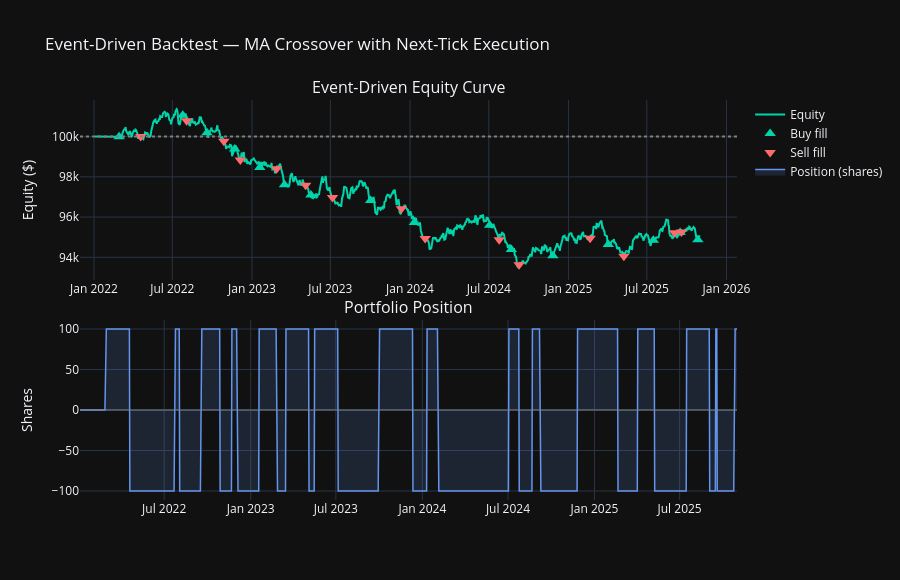

Source (notebook cell):
### Code cell
# ── Plot event-driven equity curve ────────────────────────────────────────────
fig = ps.make_subplots(rows=2, cols=1, vertical_spacing=0.1,
    subplot_titles=['Event-Driven Equity Curve', 'Portfolio Position'])

fig.add_trace(go.Scatter(x=eq_df.index, y=eq_df['equity'],
    mode='lines', name='Equity', line=dict(color='#00d4aa', width=2)), row=1, col=1)
fig.add_hline(y=100_000, line_color='grey', line_dash='dot', row=1, col=1)

# Mark buy and sell fills
if len(fills) > 0:
    buys  = fills[fills['side'] == 'BUY']
    sells = fills[fills['side'] == 'SELL']
    if len(buys):
        buy_equity = eq_df.reindex(buys.index, method='nearest')['equity']
        fig.add_trace(go.Scatter(x=buys.index, y=buy_equity,
            mode='markers', name='Buy fill',
            marker=dict(color='#00d4aa', symbol='triangle-up', size=10)), row=1, col=1)
    if len(sells):
        sell_equity = eq_df.reindex(sells.index, method='nearest')['equity']
        fig.add_trace(go.Scatter(x=sells.index, y=sell_equity,
            mode='markers', name='Sell fill',
            marker=dict(color='#ff6b6b', symbol='triangle-down', size=10)), row=1, col=1)

fig.add_trace(go.Scatter(x=eq_df.index, y=eq_df['position'],
    mode='lines', name='Position (shares)', line=dict(color='cornflowerblue', width=1.5),
    fill='tozeroy', fillcolor='rgba(100,149,237,0.15)'), row=2, col=1)
fig.add_hline(y=0, line_color='grey', line_width=0.8, row=2, col=1)

fig.update_layout(template='plotly_dark', height=580,
    title='Event-Driven Backtest — MA Crossover with Next-Tick Execution')
fig.update_yaxes(title_text='Equity ($)', row=1, col=1)
fig.update_yaxes(title_text='Shares', row=2, col=1)
fig.show()

### Figure 1 — Plotly figure (JSON) as saved in the notebook; plotly's stock layout.template omitted (floating-point values rounded to 4 significant figures; data arrays with more than 128 entries replaced by an {"elided": "..."} marker saying what was removed)
{"data": [{"line": {"color": "#00d4aa", "width": 2}, "mode": "lines", "name": "Equity", "type": "scatter", "x": {"elided": "1000 str values"}, "xaxis": "x", "y": {"elided": "1000 float values"}, "yaxis": "y"}, {"marker": {"color": "#00d4aa", "size": 10, "symbol": "triangle-up"}, "mode": "markers", "name": "Buy fill", "type": "scatter", "x": ["2022-02-28T00:00:00", "2022-07-25T00:00:00", "2022-09-19T00:00:00", "2022-11-22T00:00:00", "2023-01-19T00:00:00", "2023-03-17T00:00:00", "2023-05-17T00:00:00", "2023-10-02T00:00:00", "2024-01-11T00:00:00", "2024-07-03T00:00:00", "2024-08-22T00:00:00", "2024-11-26T00:00:00", "2025-04-03T00:00:00", "2025-07-16T00:00:00", "2025-09-16T00:00:00", "2025-10-27T00:00:00"], "xaxis": "x", "y": [99990.0, 101100.0, 100200.0, 99390.0, 98470.0, 97610.0, 97090.0, 96820.0, 95730.0, 95590.0, 94390.0, 94080.0, 94630.0, 94840.0, 95240.0, 94880.0], "yaxis": "y"}, {"marker": {"color": "#ff6b6b", "size": 10, "symbol": "triangle-down"}, "mode": "markers", "name": "Sell fill", "type": "scatter", "x": ["2022-04-19T00:00:00", "2022-08-03T00:00:00", "2022-10-28T00:00:00", "2022-12-05T00:00:00", "2023-02-27T00:00:00", "2023-05-05T00:00:00", "2023-07-06T00:00:00", "2023-12-12T00:00:00", "2024-02-05T00:00:00", "2024-07-25T00:00:00", "2024-09-09T00:00:00", "2025-02-20T00:00:00", "2025-05-09T00:00:00", "2025-09-03T00:00:00", "2025-09-19T00:00:00"], "xaxis": "x", "y": [100000.0, 100800.0, 99770.0, 98840.0, 98400.0, 97580.0, 96980.0, 96410.0, 94940.0, 94880.0, 93630.0, 94940.0, 94050.0, 95220.0, 95260.0], "yaxis": "y"}, {"fill": "tozeroy", "fillcolor": "rgba(100,149,237,0.15)", "line": {"color": "cornflowerblue", "width": 1.5}, "mode": "lines", "name": "Position (shares)", "type": "scatter", "x": {"elided": "1000 str values"}, "xaxis": "x2", "y": {"elided": "1000 int values"}, "yaxis": "y2"}], "layout": {"annotations": [{"font": {"size": 16}, "showarrow": false, "text": "Event-Driven Equity Curve", "x": 0.5, "xanchor": "center", "xref": "paper", "y": 1, "yanchor": "bottom", "yref": "paper"}, {"font": {"size": 16}, "showarrow": false, "text": "Portfolio Position", "x": 0.5, "xanchor": "center", "xref": "paper", "y": 0.45, "yanchor": "bottom", "yref": "paper"}], "height": 580, "shapes": [{"line": {"color": "grey", "dash": "dot"}, "type": "line", "x0": 0, "x1": 1, "xref": "x domain", "y0": 100000, "y1": 100000, "yref": "y"}, {"line": {"color": "grey", "width": 0.8}, "type": "line", "x0": 0, "x1": 1, "xref": "x2 domain", "y0": 0, "y1": 0, "yref": "y2"}], "title": {"text": "Event-Driven Backtest — MA Crossover with Next-Tick Execution"}, "xaxis": {"anchor": "y", "domain": [0, 1]}, "xaxis2": {"anchor": "y2", "domain": [0, 1]}, "yaxis": {"anchor": "x", "domain": [0.55, 1], "title": {"text": "Equity ($)"}}, "yaxis2": {"anchor": "x2", "domain": [0, 0.45], "title": {"text": "Shares"}}}}
